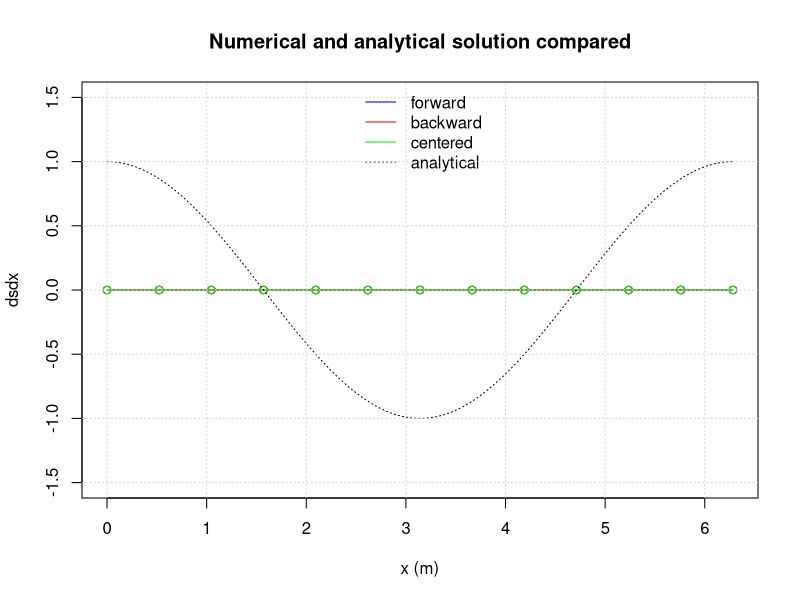
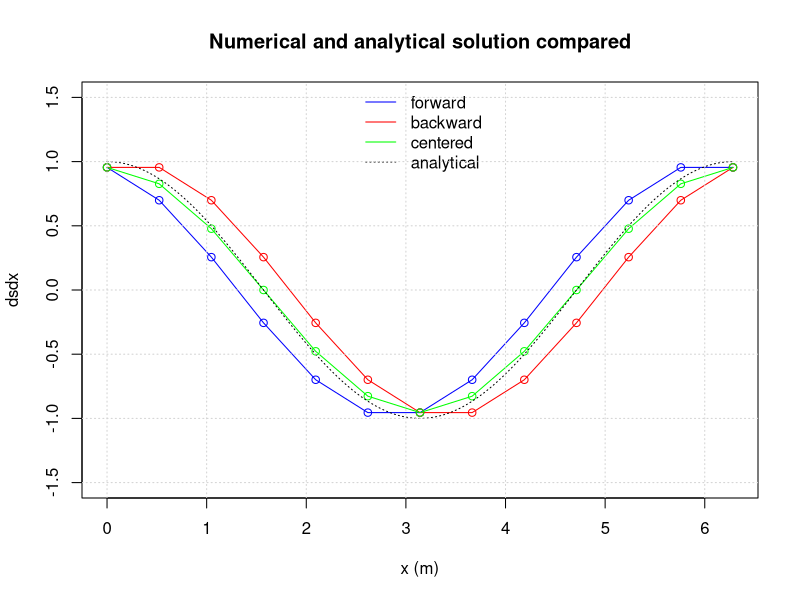
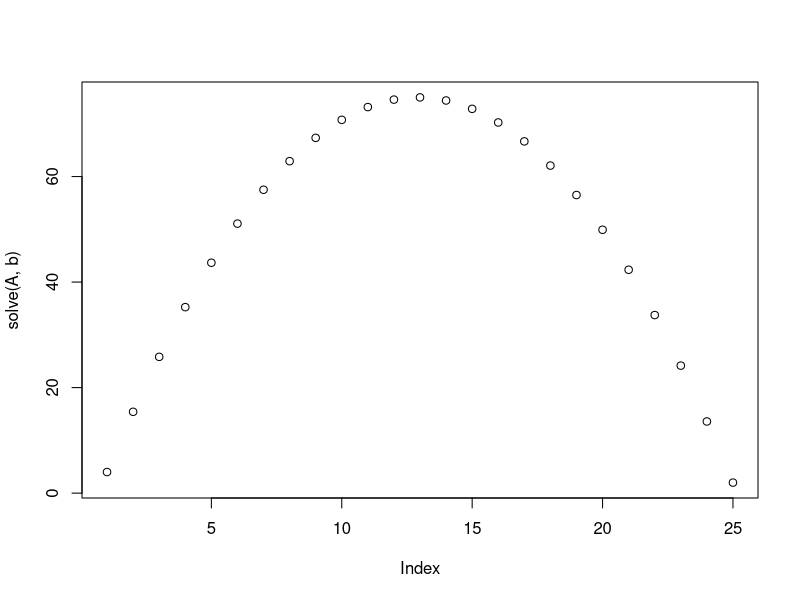
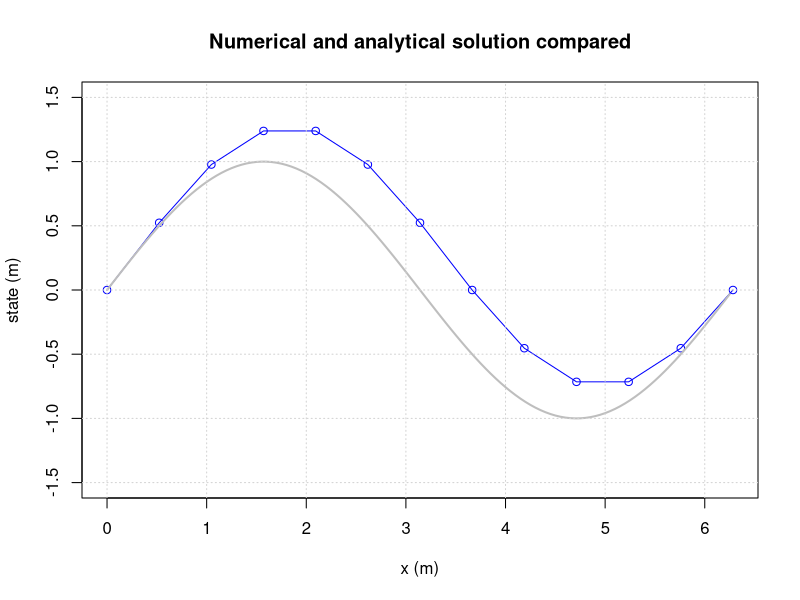
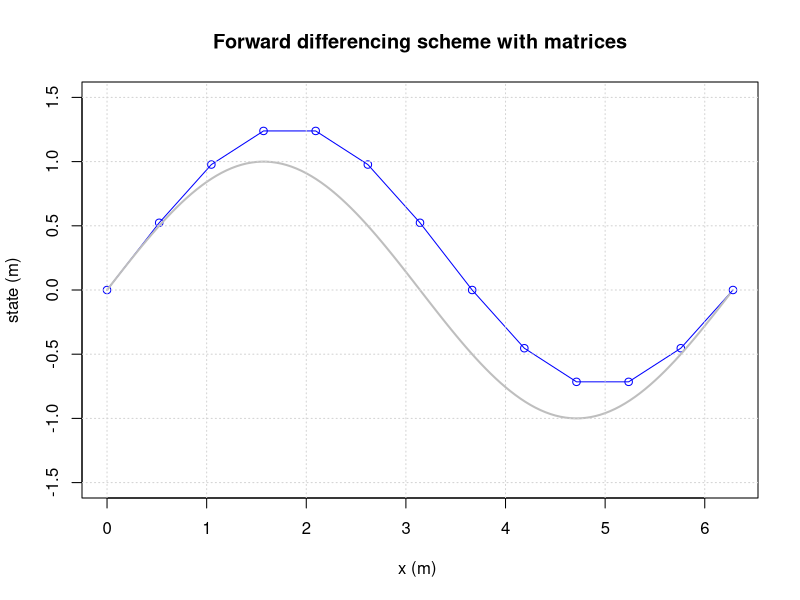
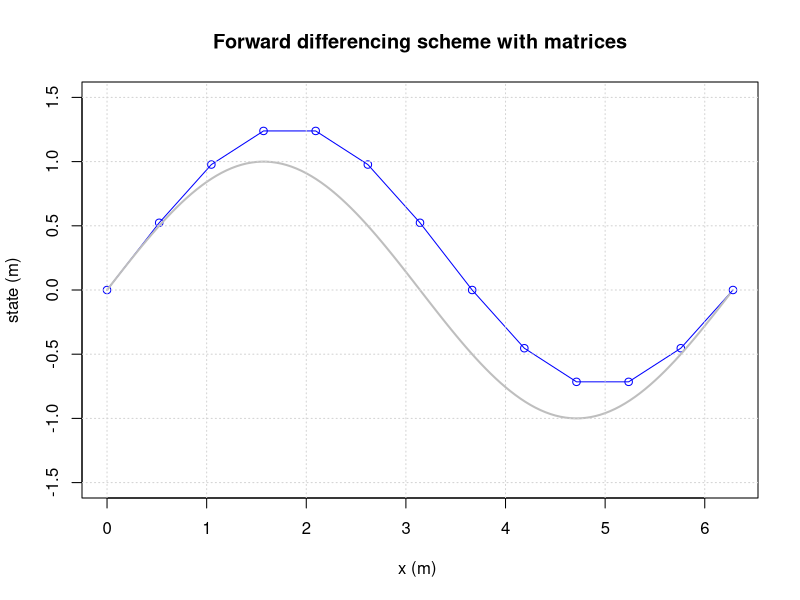
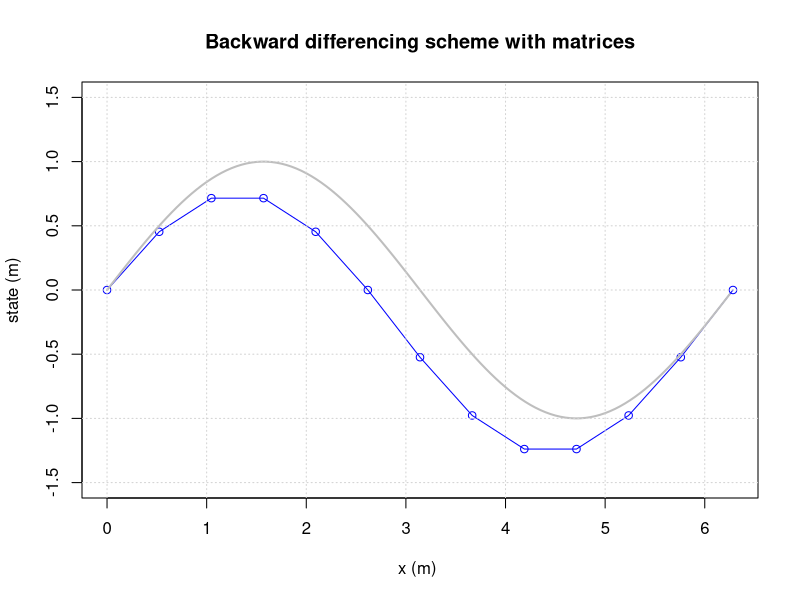
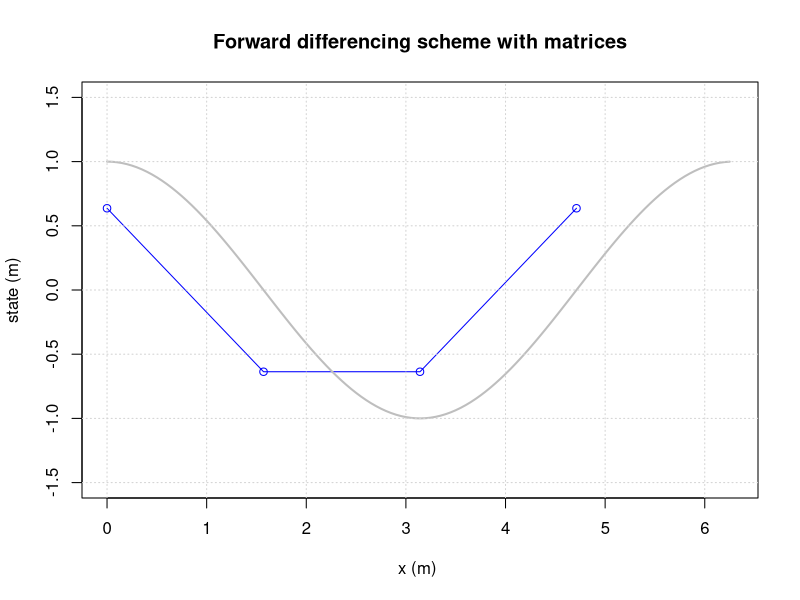

Reproduce these figures in R, in order.
## ---- chunk 1
# Initial parameter values
left  = 0     # left x-coordinate
right = 2*pi  # right x-coordinate
dx    = pi/6  # delta x; time discretisation (0.25)

# Simulation initialisation
space.sequence = seq(left, right, by=dx)
dsdx.forward  = rep(0, length(space.sequence))
dsdx.backward = rep(0, length(space.sequence))
dsdx.centered = rep(0, length(space.sequence))
s = sin(space.sequence)

# Add the calculations of forward, backward, centered derivative below.

# Plotting
plot(space.sequence, dsdx.forward, type='o', xlab="x (m)", ylab="dsdx", ylim = c(-1.5, 1.5), col="blue")
lines(space.sequence, dsdx.backward, type='o', col="red")
lines(space.sequence, dsdx.centered, type='o', col="green")
space.sequence = seq(left, right, by=0.01)
analyt.state = cos(space.sequence)
lines(space.sequence, analyt.state, col='black', lty=3)
legend("top", legend=c("forward", "backward", "centered", "analytical"), col=c("blue", "red", "green", "black"), lty=c(1,1,1,3), bty="n")
title(main='Numerical and analytical solution compared')
grid()
## ---- chunk 2
# Initial parameter values
left  = 0     # left x-coordinate
right = 2*pi  # right x-coordinate
dx    = pi/6  # delta x; time discretisation (0.25)

# Simulation initialisation
space.sequence = seq(left, right, by=dx)
dsdx.forward = rep(0, length(space.sequence))
dsdx.backward = rep(0, length(space.sequence))
dsdx.centered = rep(0, length(space.sequence))
s = sin(space.sequence)

# Add the calculations of forward, backward, centered derivative below.
dsdx.forward [1:(length(s)-1)] = (s[2:length(s)] - s[1:(length(s)-1)]) / dx
dsdx.backward[2:length(s)]     = (s[2:length(s)] - s[1:(length(s)-1)]) / dx
dsdx.centered[2:(length(s)-1)] = (s[3:length(s)] - s[1:(length(s)-2)]) / (2*dx)

# Add the boundaries on the left
dsdx.backward[1] = (s[2]-s[1]) / dx
dsdx.centered[1] = (s[2]-s[1]) / dx

# Add the boundaries on the right
dsdx.forward [length(s)] = (s[length(s)]-s[length(s)-1]) / dx
dsdx.centered[length(s)] = (s[length(s)]-s[length(s)-1]) / dx

# Plotting
plot(space.sequence, dsdx.forward, type='o', xlab="x (m)", ylab="dsdx", ylim = c(-1.5, 1.5), col="blue")
lines(space.sequence, dsdx.backward, type='o', col="red")
lines(space.sequence, dsdx.centered, type='o', col="green")
space.sequence = seq(left, right, by=0.01)
analyt.state = cos(space.sequence)
lines(space.sequence, analyt.state, col='black', lty=3)
legend("top", legend=c("forward", "backward", "centered", "analytical"), col=c("blue", "red", "green", "black"), lty=c(1,1,1,3), bty="n")
title(main='Numerical and analytical solution compared')
grid()
## ---- chunk 3
M = matrix (c(1, 2, 3, 4, 5, 6) , nrow=2)
print(M)
## ---- chunk 4
M[1,2]= 100
M[1, ]= c(10, 11, 12)
M[ ,2]= c(-1 ,-2)
## ---- chunk 5
M = matrix(c(1, 2, 3, 4, 5, 6), nrow=2 , ncol=3)
## ---- chunk 6
M = matrix(c(1, 2, 3, 4, 5, 6) , nrow=2 , ncol=2)
## ---- chunk 7
M = matrix(c(1, 2, 3, 4, 5, 6) , nrow=2 , ncol=4)
## ---- chunk 8
M = matrix(c(1, 2, 3, 4, 5, 6) , nrow=2 , ncol=3 , byrow=TRUE)
## ---- chunk 9
M = matrix(0,nrow=5,ncol=7)
for(i in 1:nrow(M)) {
  for(j in 1:ncol(M)){
    M[i,j]=i+j
  }
}
print(M)
## ---- chunk 10
M = matrix(0,nrow=3,ncol=5)
for(i in 1:nrow(M)) {
  for(j in 1:ncol(M)){
    M[i,j]=10*i+j
  }
}
print(M)
## ---- chunk 11
M = matrix(0,nrow=5,ncol=5)
for(i in 1:nrow(M)) {
  for(j in 1:ncol(M)){
    M[i,j]=abs(i-j)
  }
}
print(M)
## ---- chunk 12
A = matrix(c(1,0,0,0,0,-1,2,-1,0,0,0,-1,2,-1,0,0,0,-1,2,-1,0,0,0,0,1),nrow=5,ncol=5,byrow=TRUE)
b = matrix(c(4,1,1,1,2),nrow=5)
print(solve(A,b))
## ---- chunk 13
N      = 5
A      = matrix(0,nrow=N,ncol=N)
b      = rep(1,length=N)
A[1,1] = 1
b[1]   = 4
## ---- chunk 14
N      = 25
A      = matrix(0,nrow=N,ncol=N)
b      = rep(1,length=N)
A[1,1] = 1
b[1]   = 4
b[N]   = 2
A[N,N] = 1
for(i in 2:(N-1)){
  A[i,i  ] = 2
  A[i,i-1] = -1
  A[i,i+1] = -1
}
print(solve(A,b))
plot(solve(A,b))
## ---- chunk 15
M=matrix(0,nrow=3,ncol=3)
# bring flux between 1and 2 in matrix
M[1,1] = M[1,1]-7
M[1,2] = M[1,2]+7
M[2,2] = M[2,2]-7
M[2,1] = M[2,1]+7
# bring flux between 1 and 3 in matrix
M[1,1] = M[1,1]-5
M[1,3] = M[1,3]+5
M[3,3] = M[3,3]-5
M[3,1] = M[3,1]+5
# bring flux between 2 and 3 in matrix
M[2,2] = M[2,2]-8
M[2,3] = M[2,3]+8
M[3,3] = M[3,3]-8
M[3,2] = M[3,2]+8
# bring in the boundary condition
M[1,]  = 0
M[1,1] = 1
# right hand side
b = c(2,-1,-2)
print(solve(M,b))
## ---- chunk 16
M=matrix(0,nrow=3,ncol=3)
# bring flux between 1and 2 in matrix
M[1,1] = M[1,1]-7
M[1,2] = M[1,2]+7
M[2,2] = M[2,2]-7
M[2,1] = M[2,1]+7
# bring flux between 1 and 3 in matrix
M[1,1] = M[1,1]-5
M[1,3] = M[1,3]+5
M[3,3] = M[3,3]-5
M[3,1] = M[3,1]+5
# bring flux between 2 and 3 in matrix
M[2,2] = M[2,2]-8
M[2,3] = M[2,3]+8
M[3,3] = M[3,3]-8
M[3,2] = M[3,2]+8
# bring in the boundary condition
M[1,]  = 0
M[1,1] = 1
# right hand side
b = c(2,0,0)
print(solve(M,b))
## ---- chunk 17
# Initial parameter values
left          = 0     # usually this variable is set to 0
right         = 2*pi  # end time of the simulation (50)
dx            = pi/6  # delta t; time discretisation (0.25)
left.state    = 0     # state of the system at the beginning of the simulation

# Simulation initialisation
space         = left
result.state  = c(left.state)
result.space  = c(left)
current.state = left.state

sys.fun = function(space,state){
  return(state + dx*cos(space))
}

# Simulation
while(space < right)
{
  current.state = sys.fun(space,current.state)
  result.state  = c(result.state,current.state)
  space         = space + dx
  result.space  = c(result.space,space)
}

# Plotting
plot(result.space,result.state,type='o', xlab="x (m)",ylab="state (m)", ylim = c(-1.5,1.5), col="blue")
space.sequence = seq(left,right,by=0.05)
analyt.state=sin(space.sequence)
lines(space.sequence,analyt.state,col='grey',lwd=2)
title(main='Numerical and analytical solution compared')
grid()
## ---- chunk 18
rm(list=ls()) 

# setting up initial parameters
dx    = pi/6
left  = 0
right = 2*pi
xcoor = seq(left,right, by=dx) # builds a list of all coordinates
N     = length(xcoor)

bl    = 0                      # left boundary condition
V     = c()                    # build an empty vector for the solutions
M     = matrix(0,nrow=length(xcoor),ncol=length(xcoor)) # an empty matrix for the differencing scheme

# populating vector and matrix
for(j in 2:(length(xcoor)))
{
  M[j,j]   = 1/dx
  M[j,j-1] = -1/dx
  V[j]     = cos(xcoor[j-1]) # it belongs to the j-1 step
}

# left boundary condtion
M[1,1]     = 1
V[1]       = bl

# solve matrix equation
s = solve(M,V)

# plotting
plot(xcoor,s,ylab="state (m)",xlab="x (m) ",type='o',col='blue', ylim=c(-1.5,1.5)) # numerical approximation
x_sol = seq(left,right,by=0.05)
lines(x_sol,sin(x_sol),type='l', col="grey",lwd=2)
title(main='Forward differencing scheme with matrices')
grid()
## ---- chunk 19
rm(list=ls()) 

# setting up initial parameters
dx    = pi/6
left  = 0
right = 2*pi
xcoor = seq(left,right, by=dx) # builds a list of all coordinates
N     = length(xcoor)

br    = 0                      # left boundary condition
V     = c()                    # build an empty vector for the solutions
M     = matrix(0,nrow=length(xcoor),ncol=length(xcoor)) # an empty matrix for the differencing scheme

# populating vector and matrix
for(j in 1:(length(xcoor)-1))
{
  M[j,j]   = -1/dx
  M[j,j+1] = 1/dx
  V[j]     = cos(xcoor[j]) # it belongs to the j'th step
}

# left boundary condtion
M[N,N]     = 1
V[N]       = br

# solve matrix equation
s = solve(M,V)

# plotting
plot(xcoor,s,ylab="state (m)",xlab="x (m) ",type='o',col='blue', ylim=c(-1.5,1.5)) # numerical approximation
x_sol = seq(left,right,by=0.05)
lines(x_sol,sin(x_sol),type='l', col="grey",lwd=2)
title(main='Forward differencing scheme with matrices')
grid()
## ---- chunk 20
rm(list=ls()) 

# setting up initial parameters
dx    = pi/6
left  = 0
right = 2*pi
xcoor = seq(left,right, by=dx) # builds a list of all coordinates

bl    = 0                      # left boundary condition
V     = c()                    # build an empty vector for the solutions
M     = matrix(0,nrow=length(xcoor),ncol=length(xcoor)) # an empty matrix for the differencing scheme

# populating vector and matrix
for(j in 2:(length(xcoor)))
{
  M[j,j]   = 1
  M[j,j-1] = -1
  V[j]     = dx*cos(xcoor[j])
}

# left boundary condtion
M[1,1]     = 1
M[1,2]     = 0
V[1]       = bl

# solve matrix equation
s = solve(M,V)

# plotting
plot(xcoor,s,ylab="state (m)",xlab="x (m) ",type='o',col='blue', ylim=c(-1.5,1.5)) # numerical approximation
x_sol = seq(left,right,by=0.05)
lines(x_sol,sin(x_sol),type='l', col="grey",lwd=2)
title(main='Backward differencing scheme with matrices')
grid()
## ---- chunk 21
rm(list=ls()) 

# setting up initial parameters
dx    = pi/2
left  = 0
right = 2*pi
xcoor = seq(left,right, by=dx) # builds a list of all coordinates

M     = matrix(0,nrow=length(xcoor),ncol=length(xcoor)) # an empty matrix for the differencing scheme

# populating vector and matrix
for(j in 1:(length(xcoor)-1))
{
  M[j,j]   = -1/dx
  M[j,j+1] = 1/dx
}

s = sin(xcoor)

# solve matrix equation
V = M %*% s

# plotting
N = length(xcoor)
plot(xcoor[1:(N-1)],V[1:(N-1)],ylab="state (m)",xlab="x (m) ",type='o',col='blue', ylim=c(-1.5,1.5), xlim = c(0,2*pi)) # numerical approximation
x_sol = seq(left,right,by=0.05)
lines(x_sol,cos(x_sol),type='l', col="grey",lwd=2)
title(main='Forward differencing scheme with matrices')
grid()
## ---- chunk 22
rm(list=ls()) 

# setting up initial parameters
dx    = pi/2
left  = 0
right = 2*pi
xcoor = seq(left,right, by=dx) # builds a list of all coordinates

M     = matrix(0,nrow=length(xcoor),ncol=length(xcoor)) # an empty matrix for the differencing scheme

# populating vector and matrix
for(j in 2:(length(xcoor)))
{
  M[j,j]   = +1/dx
  M[j,j-1] = -1/dx
}

s = sin(xcoor)

# solve matrix equation
V = M %*% s

# plotting
N = length(xcoor)
plot(xcoor[2:N],V[2:N],ylab="state (m)",xlab="x (m) ",type='o',col='blue', ylim=c(-1.5,1.5), xlim = c(0,2*pi)) # numerical approximation
x_sol = seq(left,right,by=0.05)
lines(x_sol,cos(x_sol),type='l', col="grey",lwd=2)
title(main='Backward differencing scheme with matrices')
grid()
## ---- chunk 23
rm(list=ls()) 

# setting up initial parameters
dx    = pi/2
left  = 0
right = 2*pi
xcoor = seq(left,right, by=dx) # builds a list of all coordinates
N     = length(xcoor)

M     = matrix(0,nrow=length(xcoor),ncol=length(xcoor)) # an empty matrix for the differencing scheme

# populating vector and matrix
for(j in 2:(length(xcoor)-1))
{
  M[j,j+1] = 1/(2*dx)
  M[j,j-1] = -1/(2*dx)
}

s = sin(xcoor)

# solve matrix equation
V = M %*% s

# plotting
N = length(xcoor)
plot(xcoor[2:(N-1)],V[2:(N-1)],ylab="state (m)",xlab="x (m) ",type='o',col='blue', ylim=c(-1.5,1.5), xlim = c(0,2*pi)) # numerical approximation
x_sol = seq(left,right,by=0.05)
lines(x_sol,cos(x_sol),type='l', col="grey",lwd=2)
title(main='Central differencing scheme with matrices')
grid()
## ---- chunk 24
rm(list=ls()) 

# setting up initial parameters
dx    = pi/2
left  = 0
right = 2*pi
xcoor = seq(left,right, by=dx) # builds a list of all coordinates
N     = length(xcoor)

M     = matrix(0,nrow=length(xcoor),ncol=length(xcoor)) # an empty matrix for the differencing scheme

# populating vector and matrix
for(j in 1:(length(xcoor)-1))
{
  M[j,j]   = -1/dx
  M[j,j+1] = 1/dx
}
M[N,N  ] = 1/dx
M[N,N-1] = -1/dx

s = sin(xcoor)

# solve matrix equation
V = M %*% s

# plotting
N = length(xcoor)
plot(xcoor[1:(N)],V[1:(N)],ylab="state (m)",xlab="x (m) ",type='o',col='blue', ylim=c(-1.5,1.5), xlim = c(0,2*pi)) # numerical approximation
x_sol = seq(left,right,by=0.05)
lines(x_sol,cos(x_sol),type='l', col="grey",lwd=2)
title(main='Forward differencing scheme with matrices')
grid()
## ---- chunk 25
rm(list=ls()) 

# setting up initial parameters
dx    = pi/2
left  = 0
right = 2*pi
xcoor = seq(left,right, by=dx) # builds a list of all coordinates
N     = length(xcoor)

M     = matrix(0,nrow=length(xcoor),ncol=length(xcoor)) # an empty matrix for the differencing scheme

# populating vector and matrix
for(j in 2:(length(xcoor)-1))
{
  M[j,j+1] = 1/(2*dx)
  M[j,j-1] = -1/(2*dx)
}
M[1,1  ] = -1/dx
M[1,2  ] = 1/dx
M[N,N  ] = 1/dx
M[N,N-1] = -1/dx


s = sin(xcoor)

# solve matrix equation
V = M %*% s

# plotting
N = length(xcoor)
plot(xcoor[1:(N)],V[1:(N)],ylab="state (m)",xlab="x (m) ",type='o',col='blue', ylim=c(-1.5,1.5), xlim = c(0,2*pi)) # numerical approximation
x_sol = seq(left,right,by=0.05)
lines(x_sol,cos(x_sol),type='l', col="grey",lwd=2)
title(main='Forward differencing scheme with matrices')
grid()
## ---- chunk 26
rm(list=ls()) 

# setting up initial parameters
dx    = pi/2
left  = 0
right = 2*pi
xcoor = seq(left,right, by=dx) # builds a list of all coordinates
N     = length(xcoor)

M     = matrix(0,nrow=length(xcoor),ncol=length(xcoor)) # an empty matrix for the differencing scheme

# populating vector and matrix
for(j in 2:(length(xcoor)-1))
{
  M[j,j+1] = 1/(dx^2)
  M[j,j  ] = -2/(dx^2)
  M[j,j-1] = 1/(dx^2)
}

s = sin(xcoor)

# solve matrix equation
V = M %*% s

# plotting
N = length(xcoor)
plot(xcoor[2:(N-1)],V[2:(N-1)],ylab="state (m)",xlab="x (m) ",type='o',col='blue', ylim=c(-1.5,1.5), xlim = c(0,2*pi)) # numerical approximation
x_sol = seq(left,right,by=0.05)
lines(x_sol,-sin(x_sol),type='l', col="grey",lwd=2)
title(main='Forward differencing scheme with matrices')
grid()
## ---- chunk 27
dx    = 5    # step size
D     = 5    # diffusion coefficient
u     = 5    # advectio coefficient
bl    = 0    # left boundary
br    = 1    # right boundary
n     = 5    # amount of nodes

left  = 0    # left coordinate
xcoor = seq(left,dx*(n-1), by=dx)

V     = c()  # build an empty vector for the solutions
M     = matrix(0,nrow=length(xcoor),ncol=length(xcoor)) 

for(j in 2:(length(xcoor)-1))
{
  M[j,j-1] = -u/(2*dx) - D/(dx^2)
  M[j,j  ] = 2*D/(dx^2)
  M[j,j+1] = u/(2*dx) - D/(dx^2)
  V[j]     = 0
}

# Left boundary
M[1,1] = 1
V[1]   = bl

# Right boundary
M[n,n] = 1
V[n]   = br

# Solve the system
s = solve(M,V)

print(M)
## ---- chunk 28
dx    = 5    # step size
D     = 5    # diffusion coefficient
u     = 5    # advectio coefficient
bl    = 0    # left boundary
br    = 1    # right boundary
n     = 5    # amount of nodes

left  = 0    # left coordinate
xcoor = seq(left,dx*(n-1), by=dx)

V     = c()  # build an empty vector for the solutions
M     = matrix(0,nrow=length(xcoor),ncol=length(xcoor)) 

for(j in 2:(length(xcoor)-1))
{
  M[j,j-1] = -u/(2*dx) - D/(dx^2)
  M[j,j  ] = 2*D/(dx^2)
  M[j,j+1] = u/(2*dx) - D/(dx^2)
  V[j]     = 0
}

# Left boundary
M[1,1] = 1
V[1]   = bl

# Right boundary
M[n,n] = 1
V[n]   = br

# Solve the system
s = solve(M,V)

# Plotting
plot(xcoor,s,ylab="state (m)",xlab="x (m) ",type='o',col='blue')
title(main='Advection Diffusion Equation')
grid()

# Calculate and plot the analytical solution
L = dx*(n-1)
xcooranalyt = seq(0,L, by=0.01)
sanalyt = c()
Danalyt = D
uanalyt = u
Peanalyt = uanalyt*L/Danalyt

for(j in 1:(length(xcooranalyt)))
{
  sanalyt[j] = bl+(exp(xcooranalyt[j]*Peanalyt/L)-1.)/(exp(Peanalyt)-1.)*(br-bl)
}

lines(xcooranalyt,sanalyt,col="grey",lwd=2) # analytical solution
legend(10, 0.8, c("numerical", "analytical"), col = c("blue","grey"), lty = c(1,1), pch = c(-1,-1))
## ---- chunk 29
dx    = 10   # step size
D     = 5    # diffusion coefficient
u     = 5    # advectio coefficient
bl    = 0    # left boundary
br    = 1    # right boundary

left  = 0    # left coordinate
right = 50
xcoor = seq(left,right, by=dx)

V     = c()  # build an empty vector for the solutions
M     = matrix(0,nrow=length(xcoor),ncol=length(xcoor)) 

for(j in 2:(length(xcoor)-1))
{
  M[j,j-1] = -u/(2*dx) - D/(dx^2)
  M[j,j  ] = 2*D/(dx^2)
  M[j,j+1] = u/(2*dx) - D/(dx^2)
  V[j]     = 0
}

# Left boundary
M[1,1] = 1
V[1]   = bl

# Right boundary
n = length(xcoor)
M[n,n] = 1
V[n]   = br

# Solve the system
s = solve(M,V)

# Plotting
plot(xcoor,s,ylab="state (m)",xlab="x (m) ",type='o',col='blue')
title(main='Advection Diffusion Equation')
grid()

# Calculate and plot the analytical solution
L = dx*(n-1)
xcooranalyt = seq(0,L, by=0.01)
sanalyt = c()
Danalyt = D
uanalyt = u
Peanalyt = uanalyt*L/Danalyt

for(j in 1:(length(xcooranalyt)))
{
  sanalyt[j] = bl+(exp(xcooranalyt[j]*Peanalyt/L)-1.)/(exp(Peanalyt)-1.)*(br-bl)
}

lines(xcooranalyt,sanalyt,col="grey",lwd=2) # analytical solution
legend(10, 0.8, c("numerical", "analytical"), col = c("blue","grey"), lty = c(1,1), pch = c(-1,-1))
## ---- chunk 30
dx    = 5    # step size
D     = 5    # diffusion coefficient
u     = 5    # advectio coefficient
bl    = 0    # left boundary
br    = dx/2 # right boundary

left  = 0    # left coordinate
right = 50
xcoor = seq(left,right, by=dx)
N     = length(xcoor)

V     = c()  # build an empty vector for the solutions
M     = matrix(0,nrow=length(xcoor),ncol=length(xcoor)) 

for(j in 2:(length(xcoor)-1))
{
  M[j,j-1] = -u/(2*dx) - D/(dx^2)
  M[j,j  ] = 2*D/(dx^2)
  M[j,j+1] = u/(2*dx) - D/(dx^2)
  V[j]     = 0
}

# Left boundary
M[1,1] = 1
V[1]   = bl

# Right boundary

M[N,N]   = 1
M[N,N-1] = -1
V[N]     = br

# Solve the system
s = solve(M,V)

# Plotting
plot(xcoor,s,ylab="state (m)",xlab="x (m) ",type='o',col='blue')
title(main='Advection Diffusion Equation, Neumann boundary')
grid()
